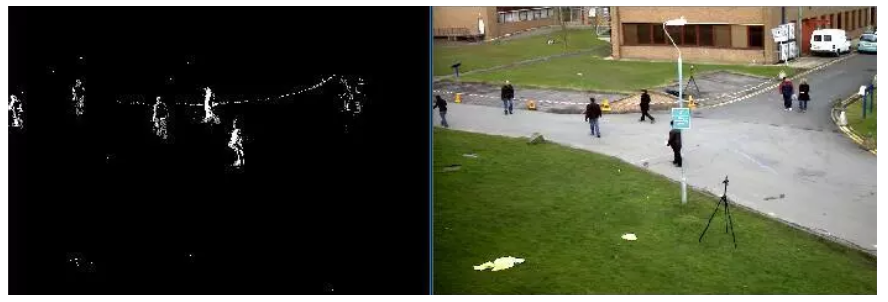
#> input picture imageAlogrithm_primeVisualize/图像处理/源码/imageProcess_5/bg_5.png, 888 x 302 px, given in place of test.avi, which was not available
$ python image_5.py
#> lines starting #> are read from the running program, lines starting #| are printed output that depends on the picture; after the words box and inside, x2 and y2 are one past the last pixel; in counts of white or black regions, pixels touching at a corner belong together; pictures that were not available may be replaced by others from this repository, and a replacement may not be noted
import numpy as np
import cv2

#经典的测试视频
cap = cv2.VideoCapture('test.avi')
#形态学操作需要使用
kernel = cv2.getStructuringElement(cv2.MORPH_ELLIPSE,(3,3))
#创建混合高斯模型用于背景建模
fgbg = cv2.createBackgroundSubtractorMOG2()

while(True):
    ret, frame = cap.read()
#> frame is the input picture: shape (302, 888, 3); mean B, G, R 60.7, 77.2, 75
    fgmask = fgbg.apply(frame)
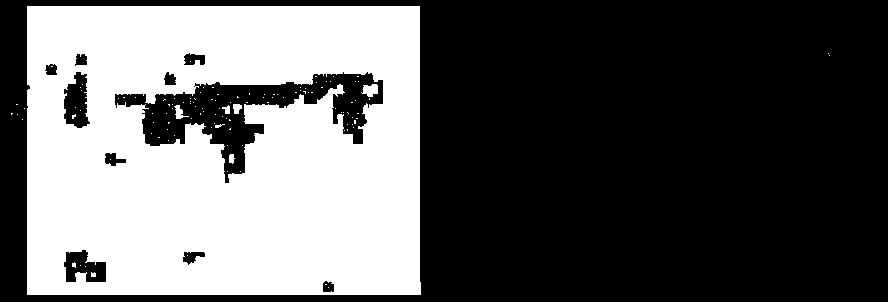
#> fgmask: shape (302, 888); values 127 (black) and 255 (white), 37.7% white; 119 white regions (111 under 20 px), largest, box (x1, y1, x2, y2) and area: (27, 6, 421, 295) 100466, (361, 84, 378, 97) 155, (174, 105, 189, 119) 92
    #形态学开运算去噪点
    fgmask = cv2.morphologyEx(fgmask, cv2.MORPH_OPEN, kernel)
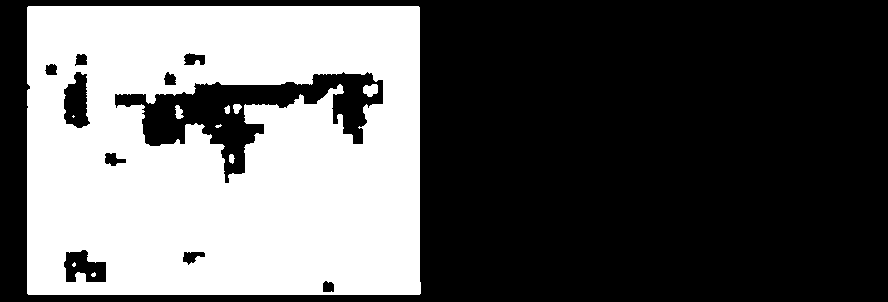
#> fgmask: shape (302, 888); values 127 (black) and 255 (white), 37.6% white; 10 white regions (4 under 20 px), largest, box (x1, y1, x2, y2) and area: (27, 6, 421, 295) 100313, (363, 84, 378, 97) 148, (175, 105, 184, 119) 83, (233, 104, 242, 114) 64, (229, 154, 235, 164) 44, (224, 105, 230, 114) 38
    #寻找视频中的轮廓
    contours, hierarchy = cv2.findContours(fgmask, cv2.RETR_EXTERNAL, cv2.CHAIN_APPROX_SIMPLE)
#> contours = [[[0, 0], [0, 301], [887, 301], [887, 0]]]

    for c in contours:
        #计算各轮廓的周长
        perimeter = cv2.arcLength(c,True)
        if perimeter > 188:
            #找到一个直矩形（不会旋转）
            x,y,w,h = cv2.boundingRect(c)
            #画出这个矩形
            cv2.rectangle(frame,(x,y),(x+w,y+h),(0,255,0),2)
#> this loop made 1 pass
#> (c, perimeter, x, y, w, h) on pass 1: ([[0, 0], [0, 301], [887, 301], [887, 0]], 2376, 0, 0, 888, 302)
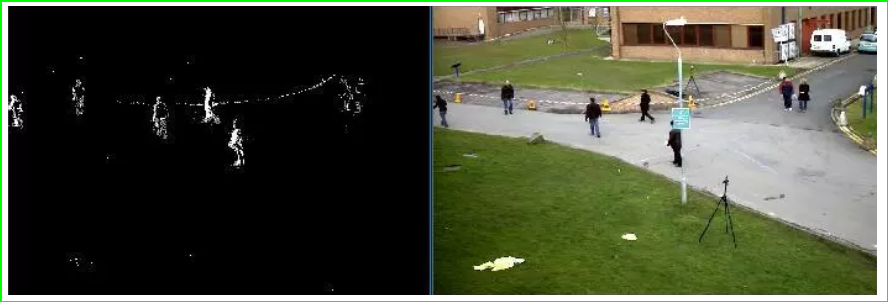
#> frame: shape (302, 888, 3); 1.33% of pixels changed, all inside (x1, y1, x2, y2) = (0, 0, 888, 302)

    cv2.imshow('frame',frame)
    cv2.imshow('fgmask', fgmask)
    k = cv2.waitKey(150) & 0xff
#> (key Esc is pressed here)
    if k == 27:
        break

cap.release()
cv2.destroyAllWindows()
